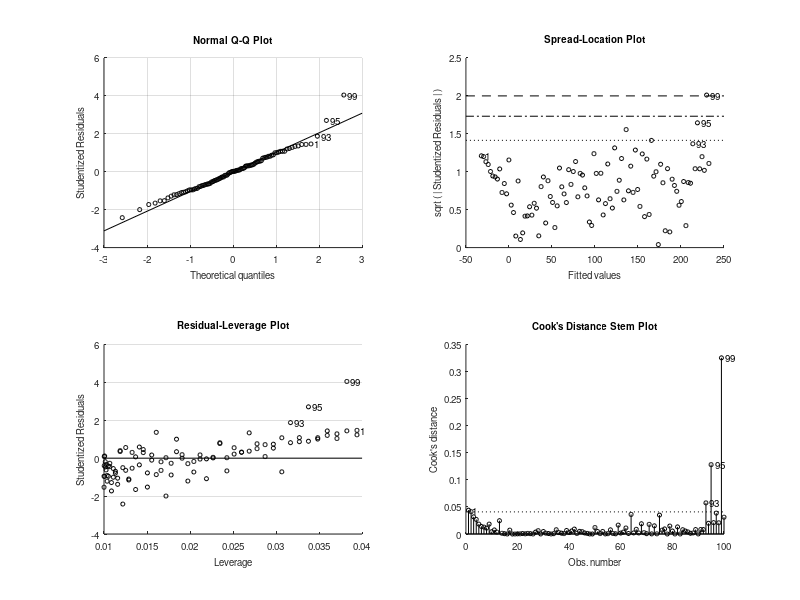

The MATLAB script that drew this image: (Note: this script raises an error after producing the figure.)
% Script for simple linear regression and discuss the meaning of R^2
% Lazaro J. Perez
%% Data
x = linspace(1,15,100)'; 
y = 2*x + (x+randn(size(x))).^2;
%% Use linear model & quadratic to fit to data
% linear
mdl = fitlm(x,y);

% quadratic
mdl2 = fitlm(x,y,"quadratic"); 

figure,
subplot(1,2,1)
plot(x,y,'o',x,mdl.Fitted,'r','LineWidth',1.75), axis square,
xlabel('time (min)'), ylabel('Variance (cm^2)')
subplot(1,2,2)
plot(x,y,'o',x,mdl2.Fitted,'k--','LineWidth',1.75), axis square,
xlabel('time (min)')
%% Residuals
% plot residuals from histogram
figure,
plotResiduals(mdl)

% Get residuals
residuals = y - mdl.Fitted;
% Create stem plot of residuals
figure,
stem(x, residuals)
xlabel('time(min)'),ylabel('Residual')
